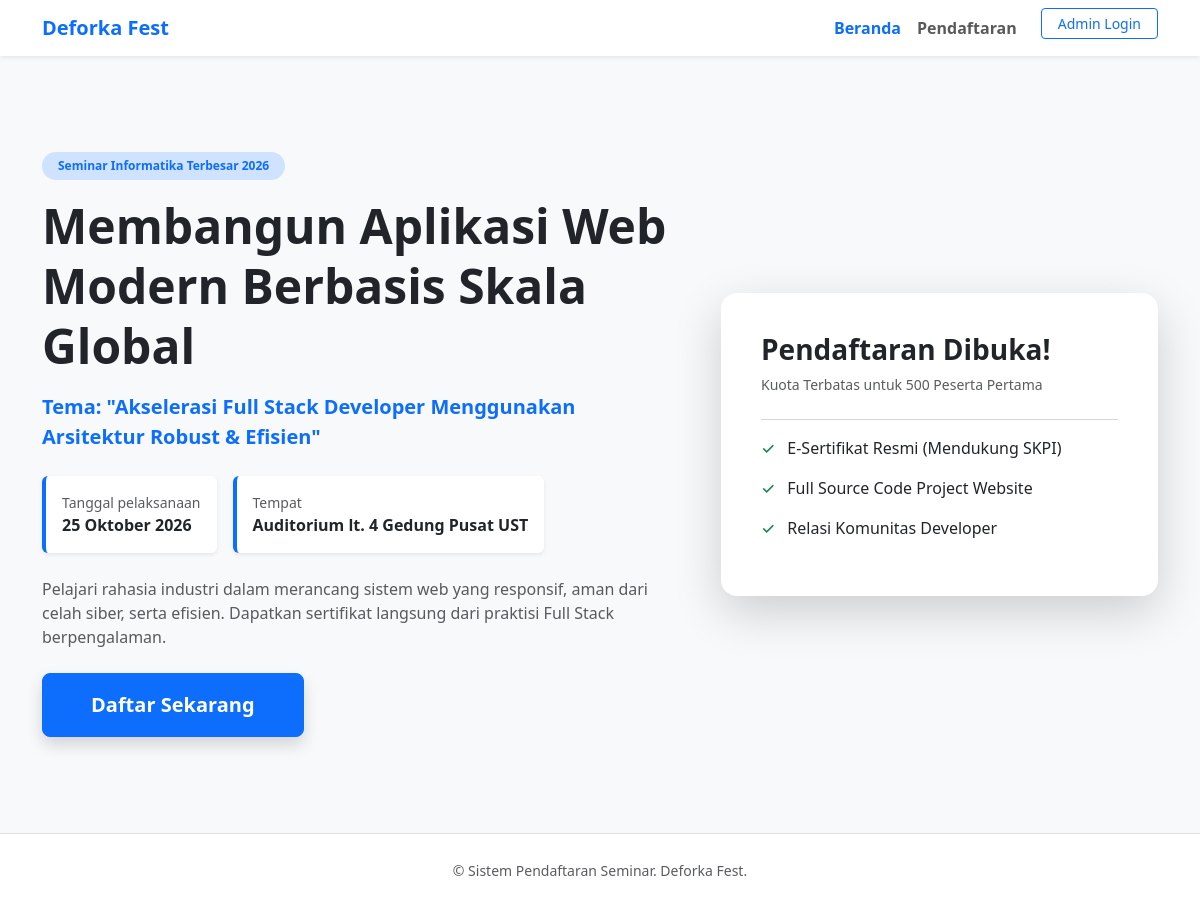
Page /seminar/index.php on the committed database.
### tables this page shows
CREATE TABLE `seminar_info` (
  `id` int(11) NOT NULL DEFAULT 1,
  `badge_text` varchar(50) NOT NULL,
  `judul` varchar(255) NOT NULL,
  `tema` text NOT NULL,
  `tanggal` varchar(100) NOT NULL,
  `lokasi` varchar(100) NOT NULL,
  `deskripsi` text NOT NULL,
  `kuota_maks` int(11) NOT NULL DEFAULT 500
);

### seminar/index.php (the view, shortened to what this page needs)
<?php
require_once 'koneksi.php';
$query = $koneksi->query("SELECT * FROM seminar_info WHERE id = 1");
$info = $query->fetch_assoc();
?>
<!DOCTYPE html>
<html lang="id">
<head>
    <link href="https://cdn.jsdelivr.net/npm/bootstrap@5.3.3/dist/css/bootstrap.min.css" rel="stylesheet">
    <link rel="stylesheet" href="assets/css/style.css">
</head>
<body class="bg-light">
    <nav class="navbar navbar-expand-lg navbar-white bg-white shadow-sm sticky-top">
        <div class="container">
            <a class="navbar-brand fw-bold text-primary" href="index.php">Deforka Fest</a>
            <div class="collapse navbar-collapse" id="navbarNav">
                <ul class="navbar-nav ms-auto fw-semibold">
                    <li class="nav-item"><a class="nav-link text-primary" href="index.php">Beranda</a></li>
                    <li class="nav-item"><a class="nav-link" href="daftar.php">Pendaftaran</a></li>
                    <li class="nav-item ms-lg-3"><a class="btn btn-outline-primary btn-sm px-3" href="admin/login.php">Admin Login</a></li>
                </ul>
            </div>
        </div>
    </nav>
    <div class="container my-5 py-5">
        <div class="row align-items-center g-5">
            <div class="col-lg-7">
                <span class="badge bg-primary-subtle text-primary mb-3 px-3 py-2 rounded-pill fw-bold"><?php echo $info['badge_text']; ?></span>
                <h1 class="display-5 fw-bold text-dark lh-sm mb-3"><?php echo $info['judul']; ?></h1>
                <p class="lead text-primary fw-semibold mb-4">Tema: "<?php echo $info['tema']; ?>"</p>
                <div class="d-flex gap-3 mb-4 flex-wrap">
                    <div class="p-3 bg-white border-start border-primary border-4 rounded shadow-sm">
                        <small class="text-muted d-block">Tanggal pelaksanaan</small>
                        <strong class="text-dark"><?php echo $info['tanggal']; ?></strong>
                    </div>
                    <div class="p-3 bg-white border-start border-primary border-4 rounded shadow-sm">
                        <small class="text-muted d-block">Tempat</small>
                        <strong class="text-dark"><?php echo $info['lokasi']; ?></strong>
                    </div>
                </div>
                <p class="text-muted mb-4"><?php echo $info['deskripsi']; ?></p>
                <a href="daftar.php" class="btn btn-primary btn-lg px-5 py-3 fw-bold shadow">Daftar Sekarang</a>
            </div>
            <div class="col-lg-5">
                <div class="card border-0 shadow-lg p-4 rounded-4">
                    <div class="card-body">
                        <h3 class="fw-bold text-dark mb-2">Pendaftaran Dibuka!</h3>
                        <p class="text-muted small mb-4">Kuota Terbatas untuk <?php echo $info['kuota_maks']; ?> Peserta Pertama</p>
                        <hr class="text-muted">
                        <ul class="list-unstyled ready-list">
                            <li class="mb-3 text-dark fw-medium"><span class="text-success me-2">&checkmark;</span> E-Sertifikat Resmi (Mendukung SKPI)</li>
                            <li class="mb-3 text-dark fw-medium"><span class="text-success me-2">&checkmark;</span> Full Source Code Project Website</li>
                            <li class="mb-3 text-dark fw-medium"><span class="text-success me-2">&checkmark;</span> Relasi Komunitas Developer</li>
                        </ul>
                    </div>
                </div>
            </div>
        </div>
    </div>
    <footer class="bg-white py-4 mt-auto border-top">
        <div class="container text-center text-muted">
            <small>&copy;  Sistem Pendaftaran Seminar. Deforka Fest.</small>
        </div>
    </footer>
</body>
</html>

### seminar/admin/assets/css/style.css (style rules this page uses)
.card { transition: transform 0.3s ease, box-shadow 0.3s ease; }

### rows in the picture
seminar_info: badge_text "Seminar Informatika Terbesar 2026", judul "Membangun Aplikasi Web Modern Berbasis Skala Global", tema "Akselerasi Full Stack Developer Menggunakan Arsitektur Robust & Efisien", tanggal "25 Oktober 2026", lokasi "Auditorium lt. 4 Gedung Pusat UST", deskripsi "Pelajari rahasia industri dalam merancang sistem web yang responsif, aman dari celah siber, serta efisien. Dapatkan sertifikat langsung dari praktisi Full Stack berpengalaman.", kuota_maks "500"
